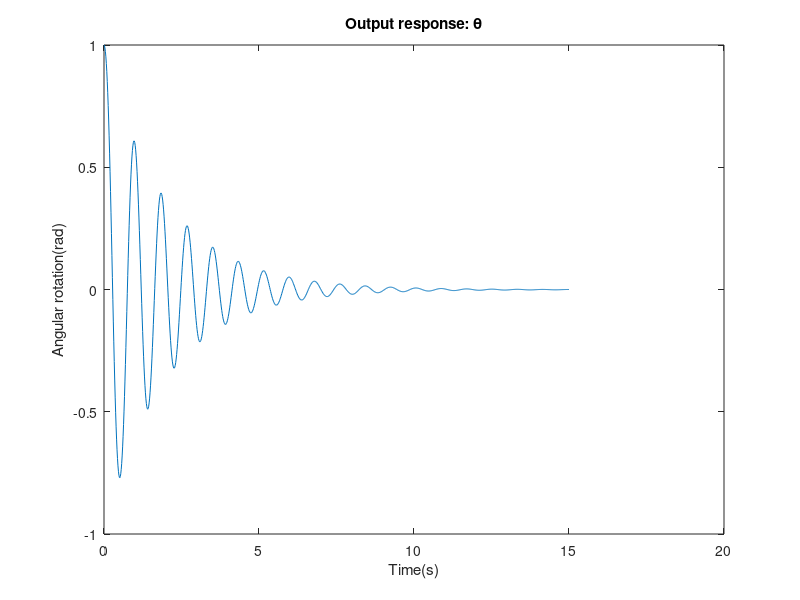
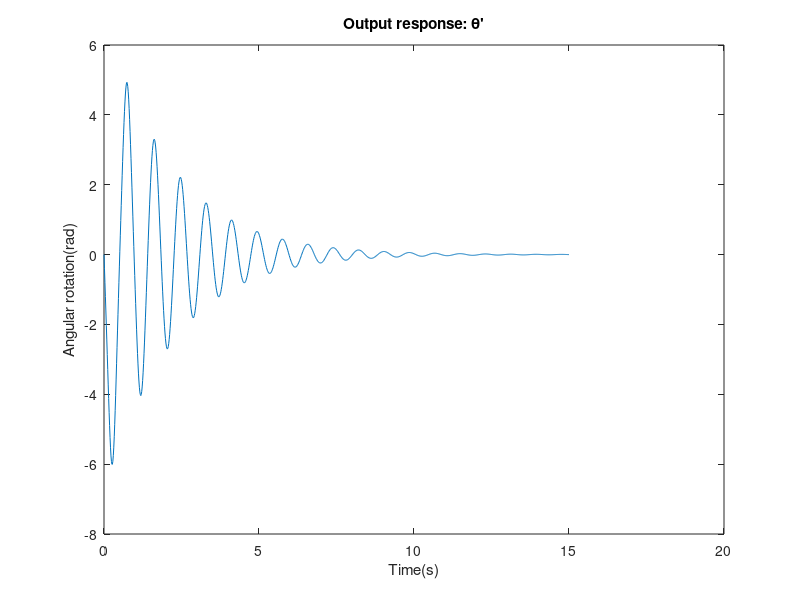

The MATLAB source for these figures, in order: (Note: this script raises an error after producing the figures.)
% problem 1
clc;clear all; close all;

%parameters
g=9.81;
L=1;
m=10;
M=100;

%PID tuning
KP = -7000;
KI = -100;
KD = -100;

r = 0;
%u = (-KP*x(4)-KI*x(3)-KD*x(5))
%function         
func = @(t,x) [x(2); (-m*g*cos(x(4))*sin(x(4))+m*L*x(5)^2*sin(x(4)))/(M+m*(1-cos(x(4))^2)); x(4); x(5); ((M+m)*g*sin(x(4))/L-m*x(5)^2*cos(x(4))*sin(x(4)))/(M+m*(1-cos(x(4))^2))]+ (-KP*x(4)-KI*x(3)-KD*x(5))*[0; 1; 0; 0; -cos(x(4))/L]/(M+m*(1-cos(x(4))^2));
T=linspace(0,15,1e3);
x0=[0;0;0;1;0];         %initial condition
[t,y]=ode45(@(t,x) func(t,x), T, x0);

y1=y(:,1);  %y
y2=y(:,2);  %y'
y3=y(:,3);  %theta integral
y4=y(:,4);  %theta
y5=y(:,5);  %theta'


%theta
figure;
plot(t,y4);
title('Output response: \theta');
xlabel('Time(s)');
ylabel('Angular rotation(rad)');

%derivative of theta
figure;
plot(t,y5);
title('Output response: \theta''');
xlabel('Time(s)');
ylabel('Angular rotation(rad)');

%reference
syms x;
digits(6);
eqn = M*L*x^3-KD*x^2-((M+m)*g+KP)*x-KI == 0;
s = solve(eqn,x);         %q(s)
vpa(s)                    %roots' value


%% problem2
clc;clear all; close all;
%run simulink
% param
m=10;
M=100;
L=1;
g=9.81;

%change parameters here
KP = -7000;
KI = -100;
KD = -100;

%reference
syms x;
digits(6);
eqn = x^2-((M+m)*g)/(M*L) == 0;
s = solve(eqn,x);           %q(s)
ans1=vpa(s)                 %roots' value

syms x;
digits(6);
eqn = x^2+KP/KD*x+KI/KD == 0;
s = solve(eqn,x);           %q(s)
ans2=vpa(s)                 %roots' value

%% Characteristic equation
clc; clear all; close all;

syms s KP KI KD
m=10;
M=100;
L=1;
g=9.81;

G = (-1/(M*L))/(s^2-(M+m)*g/(M*L));
Gc = (KD*s^2+KP*s+KI)/s;
(1+G*Gc)



